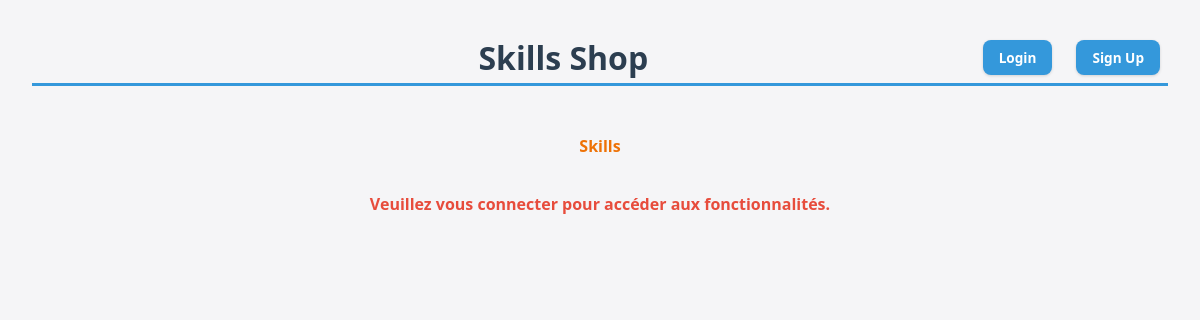
The app's page /, older data.
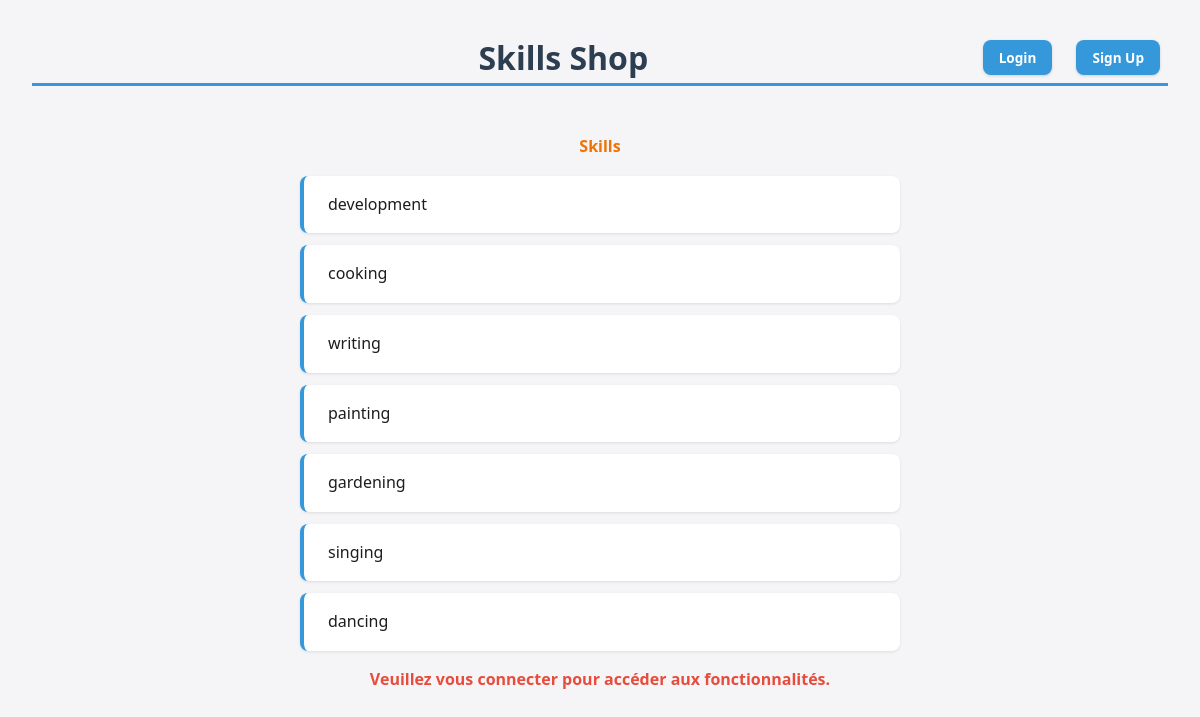
The same page, newer data.
### skills_shop/models.py (models this page shows, shortened)
class Skill(models.Model):
    name = models.CharField(max_length=20)
    users = models.ManyToManyField(settings.AUTH_USER_MODEL, related_name='skills', blank=True)

### skills_shop/views.py (the view)
# urls.py: path("", views.index, name="index"),
@require_http_methods(["GET"])
def index(request):
    skills = Skill.objects.all()
    if request.user.is_authenticated:
        available_queries = Query.objects.filter(skill__in=request.user.skills.all())
        user_queries = Query.objects.filter(user=request.user)
    else:
        available_queries = []
        user_queries = []
    contexte = { 'skills': skills, 'available_queries': available_queries, 'user_queries': user_queries }
    return render(request, 'index.html', contexte)

### skills_shop/templates/index.html (shortened to what this page needs)
{% load static %}
<!doctype html>
<html lang="fr">
  <head>
    <link rel="stylesheet" href="{% static 'skills_shop/style.css' %}" />
  </head>
  <body>
    <div id="title_login_div">
      <h1>Skills Shop</h1>
      {% if user.is_authenticated %}
      <form method="post" action="{% url 'logout' %}">
        {% csrf_token %}
        <button type="submit">Logout</button>
      </form>
      {% else %}
      <button><a href="{% url 'login' %}">Login</a></button>
      {% endif %} {%if not user.is_authenticated %}
      <button><a href="{% url 'signup' %}">Sign Up</a></button>
      {% endif %}
    </div>
    <div id="border_bottom_title"></div>
    <h2>Skills</h2>
    <ul>
      {% for skill in skills %}
      <li><a href="{% url 'select_skill' skill.name %}">{{ skill.name }}</a></li>
      {% endfor %}
    </ul>
    {% if user.is_authenticated %}
    <h2>Slots</h2>
    <div id="button-container">
      <button id="query-btn">Ask for help</button>
      <button id="queries-btn">Queries</button>
      <button id="my-queries-btn">My Accepted Queries</button>
    </div>
    {% else %}
    <p id="veuillez">Veuillez vous connecter pour accéder aux fonctionnalités.</p>
    {% endif %}
  </body>
</html>

### skills_shop/static/skills_shop/style.css (style rules this page uses)
* { box-sizing: border-box; margin: 0; padding: 0; }
body { font-family: "Segoe UI", system-ui, sans-serif; background-color: #f5f5f7; color: #1d1d1f; line-height: 1.6; padding: 2rem; }
h1 { text-align: center; font-size: 2rem; color: #2c3e50; flex-grow: 1; margin-left: 8rem; }
#border_bottom_title { border-bottom: 3px solid #3498db; margin-bottom: 2rem; }
h2 { text-align: center; font-size: 1rem; color: #ee7206; padding-bottom: 1rem; padding-top: 1rem; }
ul { list-style: none; max-width: 600px; margin: 0 auto; display: flex; flex-direction: column; gap: 0.75rem; }
a, a:visited, a:hover, a:active, li { text-decoration: none; color: inherit; }
li { background-color: #ffffff; padding: 1rem 1.5rem; border-radius: 8px; box-shadow: 0 1px 3px rgba(0, 0, 0, 0.1); border-left: 4px solid #3498db; transition: transform 0.15s ease, box-shadow 0.15s ease; }
button { display: inline-block; font-size: 0.95rem; font-family: inherit; font-weight: 600; padding: 0.7rem 1.5rem; margin: 0.5rem; border: none; border-radius: 8px; background-color: #3498db; color: #fff; cursor: pointer; transition: background-color 0.15s ease, transform 0.15s ease, box-shadow 0.15s ease; box-shadow: 0 1px 3px rgba(0, 0, 0, 0.15); }
#title_login_div { display: flex; align-items: center; }
#title_login_div button { margin-left: 1rem; padding: 0.5rem 1rem; font-size: 0.85rem; }
#veuillez { text-align: center; color: #e74c3c; font-weight: bold; margin-top: 1rem; }

Row changes from the older to the newer data that the page shows:
added Skill: name "development"
added Skill: name "cooking"
added Skill: name "writing"
added Skill: name "painting"
added Skill: name "gardening"
added Skill: name "singing"
added Skill: name "dancing"
